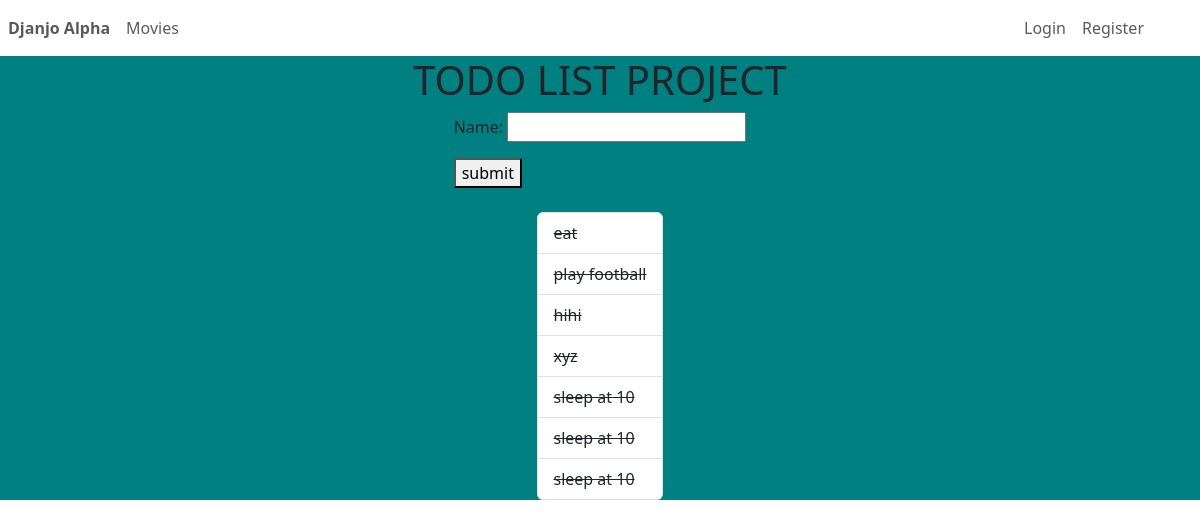
/, run on an earlier commit of the app's database.
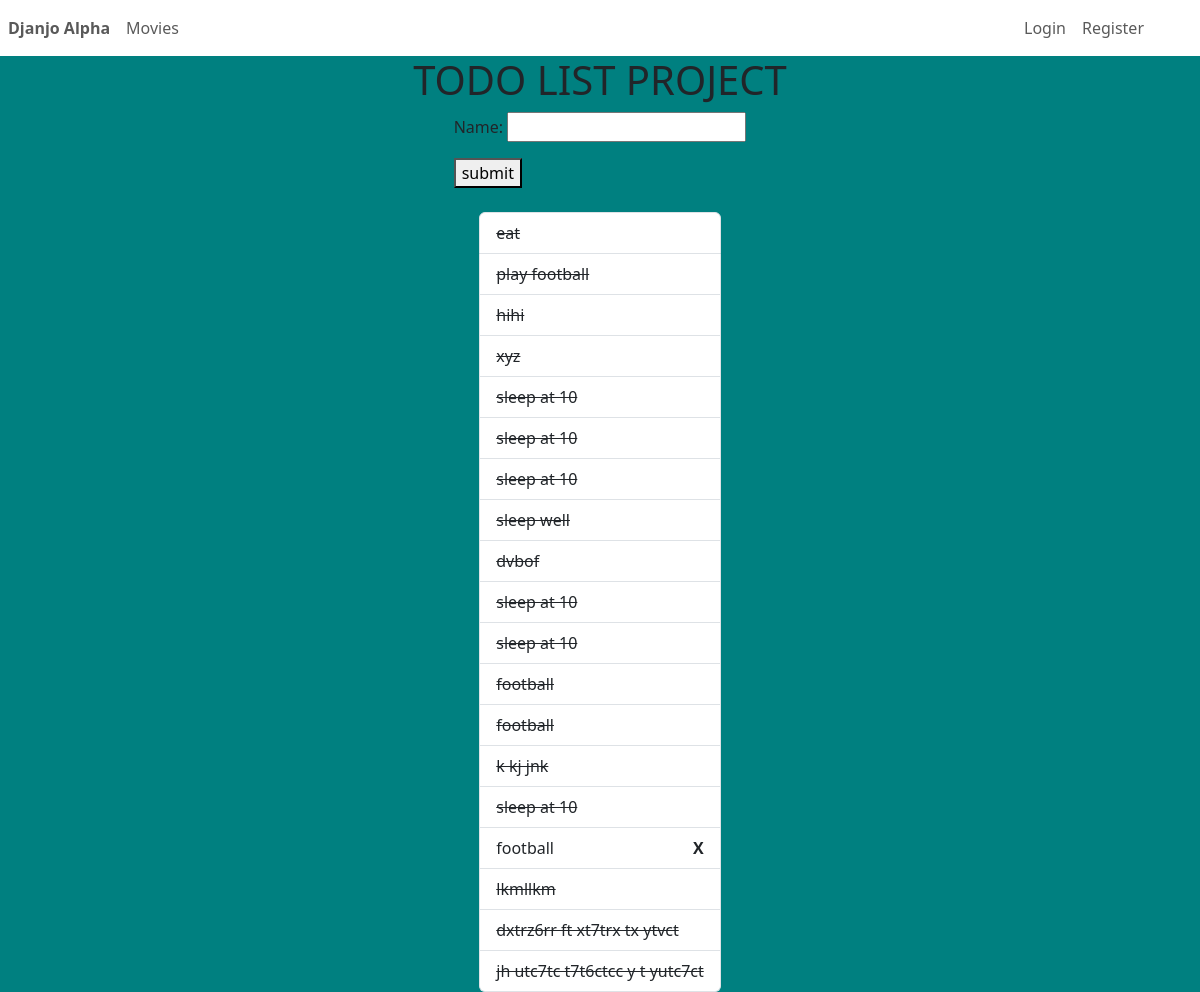
And on a later commit of the database.
### main/models.py (models this page shows)
class Task(models.Model):
    name = models.CharField(max_length = 150)
    completed = models.BooleanField(default = False)

### main/views.py (the view)
# urls.py: path("", index, name="index"),
def index(request):
    task_list = Task.objects.all() #select from tasks
    return render(request, 'index.html', {
         'task' : task_list,
         'form': TaskForm()
    })

### main/forms.py
class TaskForm(forms.ModelForm):
    class Meta:
        model = Task
        fields = ['name']

### templates/index.html (shortened to what this page needs)
<!doctype html>
<html lang="en">
<head>
    <link href="https://cdn.jsdelivr.net/npm/bootstrap@5.3.2/dist/css/bootstrap.min.css" rel="stylesheet"
 />
</head>
<body>
    <header>
        {% include 'components/menu.html' %}
    </header>
    <main>
        <h1>TODO LIST PROJECT</h1>
        <div>
            <form action="{% url 'add_task' %}" method="post">
                {{form.as_p}}
                <button>submit</button>
            </form>
        </div>
        <div>
            <ul class="list-group mt-4">
                {% for item in task %}
                {% if not item.completed %}
                <li class="list-group-item d-flex">
                    {{item.name}}
                    <a class="nav-link fw-bolder" href="{% url 'complete' item.id %}">X</a>
                </li>
                {% else %}
                <li class="list-group-item ">
                    <del>{{item.name}}</del>
                </li>
                {% endif %}
                {% empty %}
                <li class="list-group-item">No task added</li>
                {% endfor %}
            </ul>
        </div>
    </main>
</body>
</html>

### templates/components/menu.html
<nav class="navbar navbar-expand bg-transparent">
    <ul class="nav navbar-nav">
        <li class="nav-items">
            <a href="{% url 'index' %}" class="nav-link fw-bolder">Djanjo Alpha</a>
        </li>
        <li>
            <a href="{% url 'view_movies' %}" class="nav-link">Movies</a>
        </li>
    </ul>
    <ul class="nav navbar-nav ms-auto me-5">
        {% if user.is_authenticated %}
        <li class="nav-item">
            <a href="" class="nav-link fw-bolder">
                {{user.username|title}}
            </a>
        </li>
        <li class="nav-item">
            <a href="{% url 'logout' %}" class="nav-link">logout</a>
        </li>
        {% else %}
        <li class="nav-items">
            <a href="{% url 'login' %}" class="nav-link">Login</a>
        </li>
        <li class="nav-items">
            <a href="{% url 'register' %}" class="nav-link">Register</a>
        </li>
        {% endif %}
    </ul>
</nav>

### templates/index.html (style rules this page uses)
main { display: grid; place-items: center; height: auto; background-color: teal; }
a { margin-inline-start: auto; }

What changed in the data, as far as the page shows it:
added Task: name "sleep well"
added Task: name "dvbof"
added Task: name "sleep at 10"
added Task: name "sleep at 10"
added Task: name "football"
added Task: name "football"
added Task: name "k kj jnk"
added Task: name "sleep at 10"
added Task: name "football"
added Task: name "lkmllkm"
added Task: name "dxtrz6rr ft xt7trx tx ytvct"
added Task: name "jh utc7tc t7t6ctcc y t yutc7ct"
